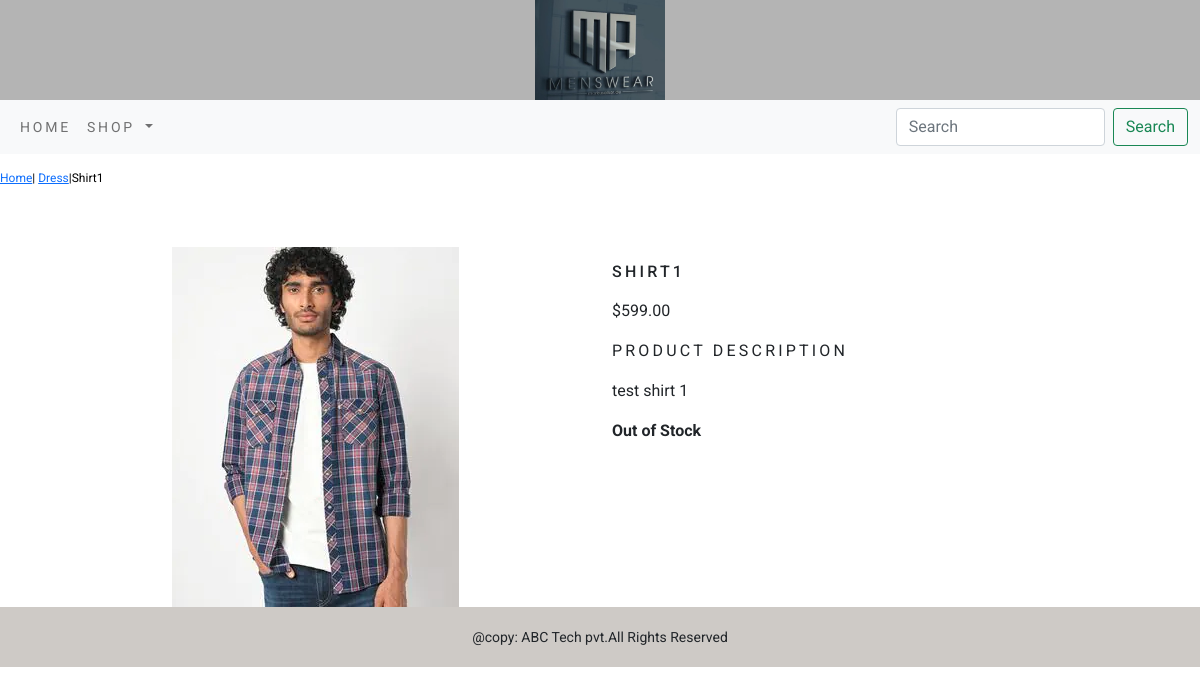
The page /shop/dress/shirt1/ on the database its author committed.
### shop/models.py (models this page shows, shortened)
class Product(models.Model):
        name=models.CharField(max_length=250,unique=True)
        slug=models.SlugField(max_length=250,unique=True)
        description=models.TextField(blank=True)
        price=models.DecimalField(max_digits=10,decimal_places=2)
        category=models.ForeignKey(Category,on_delete=models.CASCADE)
        image=models.ImageField(upload_to='product',blank=True)
        stock=models.IntegerField()
        available=models.BooleanField(default=True)
        created=models.DateTimeField(auto_now_add=True)
        updated=models.DateTimeField(auto_now_add=True)
        class Meta:
            ordering=('name',)
            verbose_name='product'
            verbose_name_plural='products'

class Category(models.Model):
    name=models.CharField(max_length=250,unique=True)
    slug=models.SlugField(max_length=250,unique=True)
    description=models.TextField(blank=True)
    image=models.ImageField(upload_to='categry',blank=True)
    class Meta:
        ordering=('name',)
        verbose_name='category'
        verbose_name_plural='categories'
    def get_url(self):
         return reverse('shop:products_by_category',args=[self.slug])
    def __str__(self):
        return '{}'.format(self.name)

### shop/views.py (the view)
# urls.py: path('<slug:c_slug>/<slug:product_slug>/',views.proDetail,name='prodCatdetail'),
def proDetail(request,c_slug,product_slug):
    try:
        product=Product.objects.get(category__slug=c_slug,slug=product_slug)
    except Exception as e:
        raise e
    return render(request,'product.html',{'product':product})

### cart/context_processors.py (called while the page is built)
def counter(request):
    item_count=0
    if 'admin' in request.path:
        return {}
    else:
        try:
            cart=Cart.objects.filter(cart_id=_cart_id(request))
            car_items=CartItem.objects.all().filter(cart=cart[:1])
            for cart_item in car_items:
                item_count += cart_item.quantity
        except Cart.DoesNotExist:
            item_count =0
    return dict(item_count=item_count)

### cart/views.py (called while the page is built)
def _cart_id(request):
    cart=request.session.session_key
    if not cart:
        cart=request.session.create()
    return cart

### shop/context_processors.py (called while the page is built)
def menu_links(request):
    links=Category.objects.all()
    return dict(links=links)

### templates/product.html (shortened to what this page needs)
{% extends 'base.html' %}
{% load static %}
{% block content %}
<div class="row my_prod_row_class">
    <div class="mx_auto">
        <p><a href="{% url 'shop:allProdCat' %}">Home</a>| <a href="{{product.category.get_url}}">{{product.category }}</a>|{{product.name}}</p>
    </div>
</div>
<div class="container">
<br>
<div class="row">
    <div class="col-6 col-sm-12 col-md-12 col-lg-6 text-center">
        <div style="min-width: 18rem;">
            <img src="{{product.image.url}}" alt="{{product.name}}">
        </div>
    </div>
        <div class="col-6 col-sm-12 col-md-12 col-lg-6">
            <div>
                <h1 class="my_prod_title">{{product.name}}</h1>
                <p>${{product.price}}</p>
                <p class="my_title">Product Description</p>
                <p class="text-justify my_rod_text">{{product.description}}</p>
                {% if product.stock <= 0 %}
                <p class="text-justify my_prod_text"><b>Out of Stock</b></p>
                {% else %}
                <a class="btn btn-secondary" href="{% url 'cart:add_cart' product.id %}">Add to Card</a>
                {% endif %}
            </div>
        </div>
    </div>
</div>
</div>
{% endblock %}

### static/css/custom.css (style rules this page uses)
body { font-family: 'Roboto', sans-serif; }
.my_title { font-size: 16px; text-transform: uppercase; letter-spacing: .2em; }
.my_prod_row_class { padding-top: 15px; padding-bottom: 20px; }
.my_prod_row_class .mx_auto { color: #000; font-size: 12px; text-decoration: none; }
.my_prod_title { font-size: 16px; text-transform: uppercase; letter-spacing: .2em; padding-top: 15px; padding-bottom: 10px; }
.my_prod_text { padding-right: 20px; }

### rows shown on the page
Product: category "Dress", name "Shirt1", image (picture), name "SHIRT1", price "599.00", description "test shirt 1"
